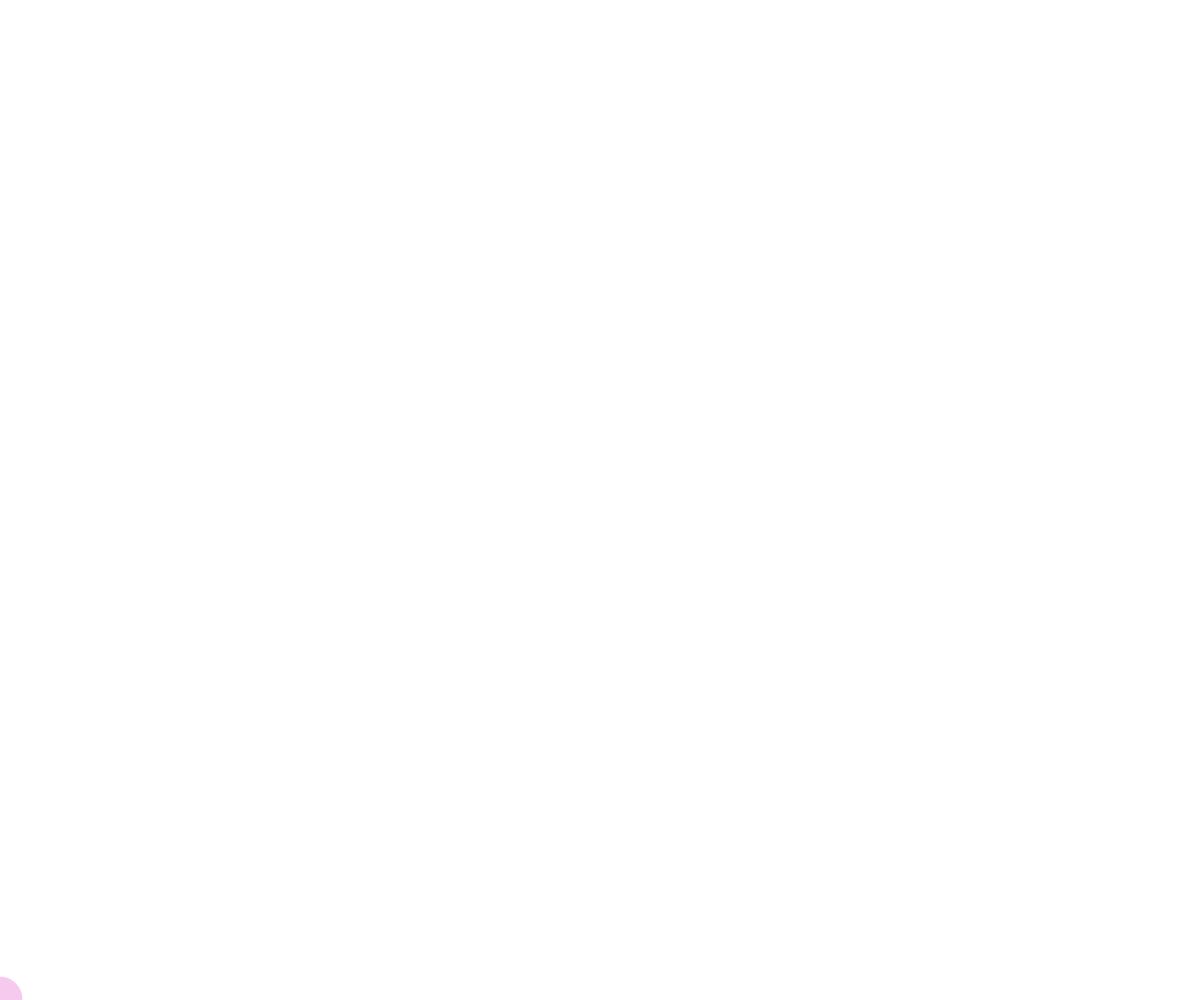
Frame 1 (no input)
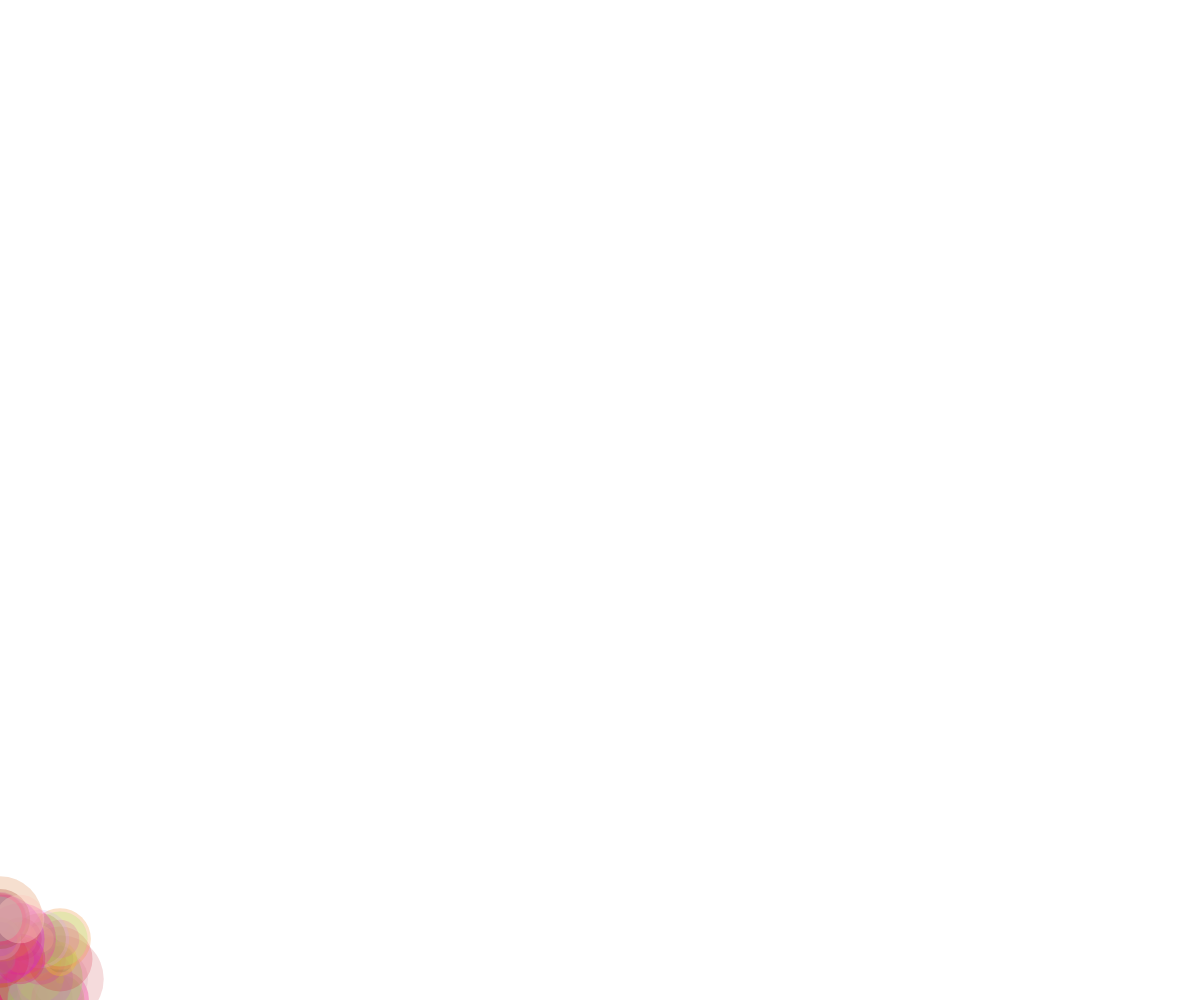
Frame 60 (no input)
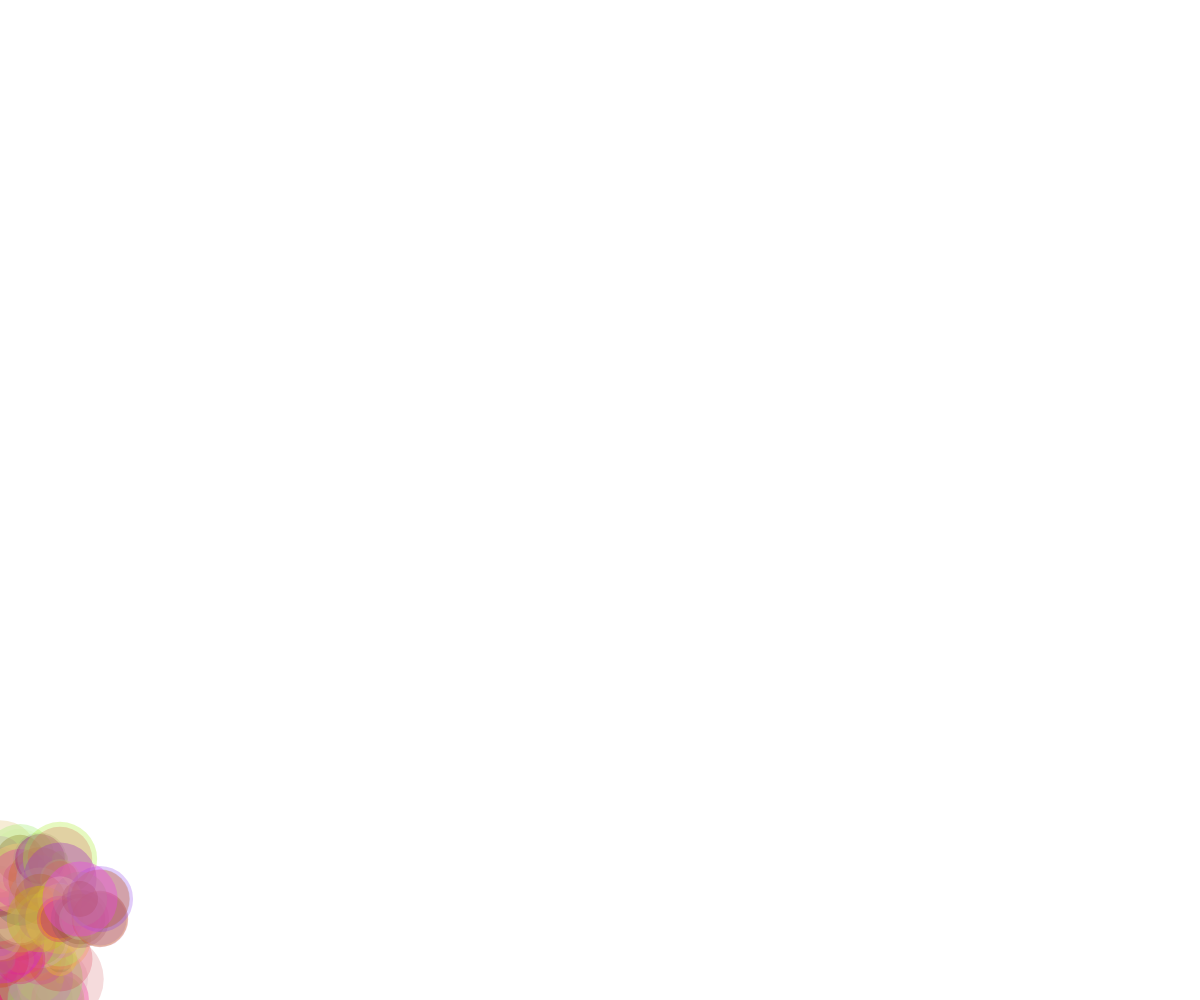
Frame 120 (the mouse pressed at the canvas centre since frame 60)

The p5.js sketch that drew these frames (run headless with seeded random() and noise() and a simulated clock; from frame 60 on, the mouse is pressed at the canvas centre):

// p5.js sketch
// ── sketch.js
// L-SYSTEMS:
// https://en.wikipedia.org/wiki/L-system
//
// this p5 sketch takes the turtle we created in the last
// project and *automates* the drawing based on a Lindenmayer
// (or L-) system.  L-systems are often used in procedural
// graphics to make natural, geometric, or interesting 'fractal-style'
// patterns.
//
// your tasks:
// (1) take a look at the L-system implemented here, and see if you 
// can expand upon it to do some automatic, cool, geometric drawing.
// use the turtle that you retooled from the previous sketch as the
// drawing engine.
// hint: google L-systems.  there are lots of them out there.
// another hint: you can use non-drawing symbols as symbolic 
// placeholders to create really complex patterns.

// TURTLE STUFF:
var x, y; // the current position of the turtle
var currentangle = 0; // which way the turtle is pointing
var step = 20; // how much the turtle moves with each 'F'
var angle = 90; // how much the turtle turns with a '-' or '+'

// LINDENMAYER STUFF (L-SYSTEMS)
var thestring = 'A'; // "axiom" or start of the string
var numloops = 5; // how many iterations of the L-system to pre-compute
var therules = []; // array for rules
therules[0] = ['A', '-BF+AFA+FB-']; // first rule
therules[1] = ['B', '+AF-BFB-FA+']; // second rule


var whereinstring = 0; // where in the L-system are we drawing right now?

// THIS RUNS WHEN WE HIT GO
function setup()
{
  frameRate = 2000;
  createCanvas(windowWidth, windowHeight); // this is the size of the window
  background(255); // background to white
  noStroke(); // draw in black
  
  // start the x and y position at lower-left corner
  x = 0;
  y = height-1;
  
  // COMPUTE THE L-SYSTEM
  for(var i = 0;i<numloops;i++) {
    thestring = lindenmayer(thestring); // do the stuff to make the string
  }
  console.log(thestring); // comment this out if it's slowing you down
  
}

// DO THIS EVERY FRAME
function draw()
{
  
  // draw the current character in the string:
  drawIt(thestring.charAt(whereinstring)); 
  
  // increment the point for where we're reading the string.
  // wrap around at the end.
  whereinstring++;
  if(whereinstring>thestring.length-1) whereinstring = 0;

}

// interpret an L-system
function lindenmayer(s)
{
  var outputstring = ''; // start a blank output string
  
  // go through the string, doing rewriting as we go
  
  // iterate through 'therules' looking for symbol matches:
  for(var i=0;i<s.length;i++) // every symbol in 's'
  {
    var ismatch = 0; // by default, no match
    for(var j = 0;j<therules.length;j++) // every rule in 'therules'
    {
      if(s.charAt(i)==therules[j][0]) // MATCH!
      {
        outputstring+=therules[j][1]; // write substitution
        ismatch = 1; // we have a match, so don't copy over symbol
        break; // get outta this for() loop
      }
    }
    // if nothing matches in 'therules' array, just copy the symbol over.
    if(ismatch===0) outputstring+= s.charAt(i); 
  }
  
  return(outputstring); // send out the modified string
}

// this is a custom function that draws turtle commands
function drawIt(k)
{
  if(k=='F') // draw forward
  {
    // polar to cartesian transformation based on step and currentangle:
    var x1 = x + step*cos(radians(currentangle));
    var y1 = y + step*sin(radians(currentangle));
    
    x = x1;
    y = y1;
  }
  else if(k=='+')
  {
   currentangle+=angle; // turn left
  }
  else if(k=='-')
  {
   currentangle-=angle; // turn right   
  }
   
  // DRAW EVERYTHING:

  // give me some random color values:
  var r = random(128, 255);
  var g = random(0, 255);
  var b = random(0, 255);
  var a = random(50, 100);

  // pick a gaussian (D&D) distribution for the radius:
  var radius = 0;
  radius+= random(0, 100);
  radius+= random(0, 100);
  radius+= random(0, 100);
  radius = radius/3;
  
  // draw the stuff:
  fill(r, g, b, a); // interior fill color
  ellipse(x, y, radius, radius); // circle that chases the mouse

}
